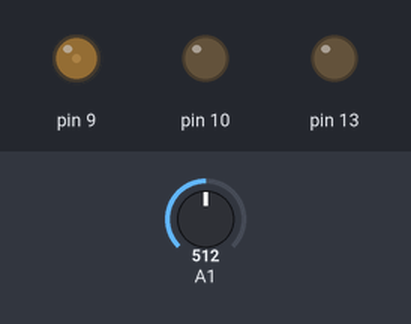
Bench run of a sketch on a simulated Arduino Uno, built with avr-gcc and run on an emulated ATmega328P. On the bench: output pins drawn as LEDs (lit = HIGH). The test bench sets the inputs (shaded band); at power-on: A1 = 512. What the sketch prints to the serial monitor is not drawn.

Above: at 1.2 s.
1.3 s: A1 set to 390
Timing chart, 0 to 2.3 s (numbered marks = the images above; inputs shaded):
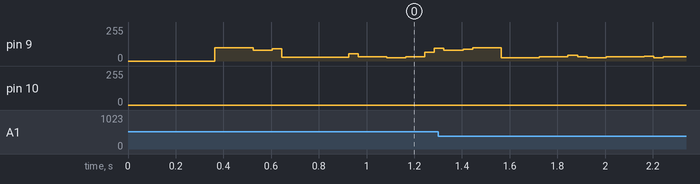

The sketch:

Inversor.ino
```cpp
#include <avr/io.h>
#include <avr/interrupt.h>

// Look up tables with 200 entries each, normalised to have max value of 1600 which is the period of the PWM loaded into register ICR1.
long lookUp1[] = {
50 ,100 ,151 ,201 ,250 ,300 ,349 ,398 ,446 ,494 ,
542 ,589 ,635 ,681 ,726 ,771 ,814 ,857 ,899 ,940 ,
981 ,1020 ,1058 ,1095 ,1131 ,1166 ,1200 ,1233 ,1264 ,1294 ,
1323 ,1351 ,1377 ,1402 ,1426 ,1448 ,1468 ,1488 ,1505 ,1522 ,
1536 ,1550 ,1561 ,1572 ,1580 ,1587 ,1593 ,1597 ,1599 ,1600 ,
1599 ,1597 ,1593 ,1587 ,1580 ,1572 ,1561 ,1550 ,1536 ,1522 ,
1505 ,1488 ,1468 ,1448 ,1426 ,1402 ,1377 ,1351 ,1323 ,1294 ,
1264 ,1233 ,1200 ,1166 ,1131 ,1095 ,1058 ,1020 ,981 ,940 ,
899 ,857 ,814 ,771 ,726 ,681 ,635 ,589 ,542 ,494 ,
446 ,398 ,349 ,300 ,250 ,201 ,151 ,100 ,50 ,0 ,
0 ,0 ,0 ,0 ,0 ,0 ,0 ,0 ,0 ,0 ,
0 ,0 ,0 ,0 ,0 ,0 ,0 ,0 ,0 ,0 ,
0 ,0 ,0 ,0 ,0 ,0 ,0 ,0 ,0 ,0 ,
0 ,0 ,0 ,0 ,0 ,0 ,0 ,0 ,0 ,0 ,
0 ,0 ,0 ,0 ,0 ,0 ,0 ,0 ,0 ,0 ,
0 ,0 ,0 ,0 ,0 ,0 ,0 ,0 ,0 ,0 ,
0 ,0 ,0 ,0 ,0 ,0 ,0 ,0 ,0 ,0 ,
0 ,0 ,0 ,0 ,0 ,0 ,0 ,0 ,0 ,0 ,
0 ,0 ,0 ,0 ,0 ,0 ,0 ,0 ,0 ,0 ,
0 ,0 ,0 ,0 ,0 ,0 ,0 ,0 ,0 ,0};

long lookUp2[] = {
0 ,0 ,0 ,0 ,0 ,0 ,0 ,0 ,0 ,0 ,
0 ,0 ,0 ,0 ,0 ,0 ,0 ,0 ,0 ,0 ,
0 ,0 ,0 ,0 ,0 ,0 ,0 ,0 ,0 ,0 ,
0 ,0 ,0 ,0 ,0 ,0 ,0 ,0 ,0 ,0 ,
0 ,0 ,0 ,0 ,0 ,0 ,0 ,0 ,0 ,0 ,
0 ,0 ,0 ,0 ,0 ,0 ,0 ,0 ,0 ,0 ,
0 ,0 ,0 ,0 ,0 ,0 ,0 ,0 ,0 ,0 ,
0 ,0 ,0 ,0 ,0 ,0 ,0 ,0 ,0 ,0 ,
0 ,0 ,0 ,0 ,0 ,0 ,0 ,0 ,0 ,0 ,
0 ,0 ,0 ,0 ,0 ,0 ,0 ,0 ,0 ,0 ,
50 ,100 ,151 ,201 ,250 ,300 ,349 ,398 ,446 ,494 ,
542 ,589 ,635 ,681 ,726 ,771 ,814 ,857 ,899 ,940 ,
981 ,1020 ,1058 ,1095 ,1131 ,1166 ,1200 ,1233 ,1264 ,1294 ,
1323 ,1351 ,1377 ,1402 ,1426 ,1448 ,1468 ,1488 ,1505 ,1522 ,
1536 ,1550 ,1561 ,1572 ,1580 ,1587 ,1593 ,1597 ,1599 ,1600 ,
1599 ,1597 ,1593 ,1587 ,1580 ,1572 ,1561 ,1550 ,1536 ,1522 ,
1505 ,1488 ,1468 ,1448 ,1426 ,1402 ,1377 ,1351 ,1323 ,1294 ,
1264 ,1233 ,1200 ,1166 ,1131 ,1095 ,1058 ,1020 ,981 ,940 ,
899 ,857 ,814 ,771 ,726 ,681 ,635 ,589 ,542 ,494 ,
446 ,398 ,349 ,300 ,250 ,201 ,151 ,100 ,50 ,0};

// Parámetros para el control PID
float Kp = 3.0;
float Ki = 0.0;
float Kd = 0.10;

float integral = 0;
float lastError = 0;

//Variables de filtro de media móvil
const int numReadings = 30;
float readings[numReadings];
int readIndex = 0;
float total;

// Variables de control
const float desiredVoltage = 600; // Voltaje objetivo (ajuste necesario según el ADC)
const int deadTime = 10;        // Tiempo muerto en cuentas del temporizador
float feedbackVoltage;            // Valor de voltaje leído del ADC
float outputPWM;


void setup(){
  Serial.begin(9600);
    // Register initilisation, see datasheet for more detail.
    TCCR1A = 0b10100010;
       /*10 clear on match, set at BOTTOM for compA.
         10 clear on match, set at BOTTOM for compB.
         00
         10 WGM1 1:0 for waveform 15.
       */
    TCCR1B = 0b00011001;
       /*000
         11 WGM1 3:2 for waveform 15.
         001 no prescale on the counter.
       */
    TIMSK1 = 0b00000001;
       /*0000000
         1 TOV1 Flag interrupt enable.
       */
    ICR1   = 1333;     // Period for 16MHz crystal, for a switching frequency of 100KHz for 200 subdevisions per 50Hz sin wave cycle.
    sei();             // Enable global interrupts.
    DDRB = 0b00000110; // Set PB1 and PB2 as outputs.
    pinMode(13,OUTPUT);
}

void loop(){
  // Leer el voltaje de salida
    feedbackVoltage = lecturaFiltrada(A1);
    Serial.print(feedbackVoltage);
    Serial.print(",");
    // Calcular el error y actualizar el PID
    float error = desiredVoltage - feedbackVoltage;
    Serial.println(error);
    integral += error;

    if(integral>1800) integral=1800;
    if(integral< 500) integral =500;

    float derivative = error - lastError;
    outputPWM = (Kp * error) + (Ki * integral) + (Kd * derivative);

    // Limitar la salida del PID al rango permitido
    if (outputPWM > ICR1) outputPWM = ICR1;
    if (outputPWM < 400) outputPWM = 400;

    // Actualizar el último error
    lastError = error;
}

ISR(TIMER1_OVF_vect){
    static int num;

    long dutyCycleA = (lookUp1[num] * outputPWM) / 1333;  // Ajuste según el PID
    long dutyCycleB = (lookUp2[num] * outputPWM) / 1333;  // Ajuste según el PID con tiempo muerto

    // Limitar dutyCycleA y dutyCycleB a valores entre 0 e ICR1
    if (dutyCycleA < 0) dutyCycleA = 0;                // Evitar valores negativos en dutyCycleA
    if (dutyCycleA > ICR1) dutyCycleA = ICR1;          // Limitar a valor máximo permitido

    if (dutyCycleB < 0) dutyCycleB = 0;                // Evitar valores negativos en dutyCycleB
    if (dutyCycleB > ICR1) dutyCycleB = ICR1;          // Limitar a valor máximo permitido

    // Asignar valores ajustados a OCR1A y OCR1B
    OCR1A = dutyCycleA;
    OCR1B = dutyCycleB;

    if(++num >= 200){ // Pre-increment num then check it's below 200.
       num = 0;       // Reset num.
     }
}

float lecturaFiltrada(int pin) {
  float average;
  ///Aplicacion de filtro de media movil
  // restar ultima lectura
  total = total - readings[readIndex];

  readings[readIndex] = analogRead(pin);
  // sumar nueva lectura:
  total = total + readings[readIndex];

  // incrementar indice
  readIndex = readIndex + 1;
  if (readIndex >= numReadings) {
    readIndex = 0;
  }
  // calcular promedio:
  average = total / numReadings;
  return average;
}
```
